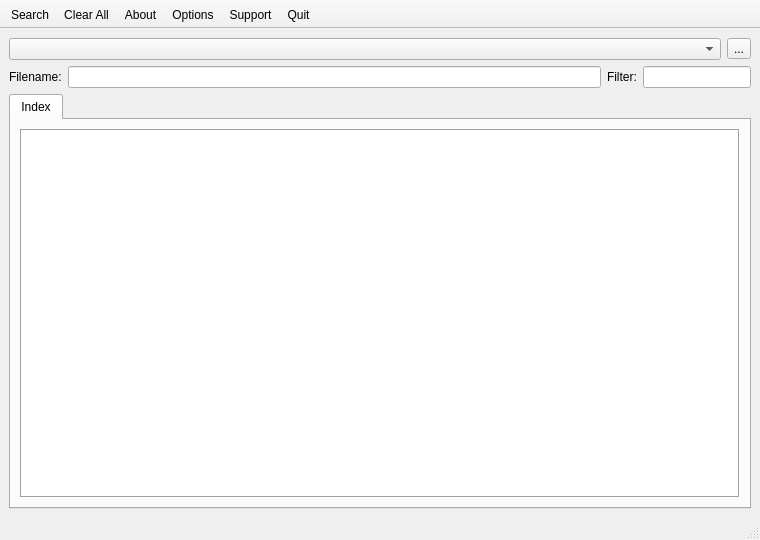
<?xml version="1.0" encoding="UTF-8"?>
<ui version="4.0">
 <author>David Sugar</author>
 <comment>** Copyright (C) 2011 David Sugar, Tycho Softworks
**
** This file is part of coastal-qt.
**
** Coastal-qt is free software: you can redistribute it and/or modify
** it under the terms of the GNU General Public License as published
** by the Free Software Foundation, either version 3 of the License, or
** (at your option) any later version.
**
** coastal-qt is distributed in the hope that it will be useful,
** but WITHOUT ANY WARRANTY; without even the implied warranty of
** MERCHANTABILITY or FITNESS FOR A PARTICULAR PURPOSE.  See the
** GNU General Public License for more details.
**
** You should have received a copy of the GNU General Public License
** along with coastal-qt.  If not, see &lt;http://www.gnu.org/licenses/&gt;.</comment>
 <class>MainWindow</class>
 <widget class="QMainWindow" name="MainWindow">
  <property name="geometry">
   <rect>
    <x>0</x>
    <y>0</y>
    <width>760</width>
    <height>540</height>
   </rect>
  </property>
  <property name="windowTitle">
   <string>Coastal Search</string>
  </property>
  <property name="windowIcon">
   <iconset resource="search.qrc">
    <normaloff>:/images/search.png</normaloff>:/images/search.png</iconset>
  </property>
  <property name="unifiedTitleAndToolBarOnMac">
   <bool>true</bool>
  </property>
  <widget class="QWidget" name="centralwidget">
   <layout class="QGridLayout" name="gridLayout_2">
    <item row="0" column="0">
     <layout class="QVBoxLayout" name="verticalLayout">
      <item>
       <layout class="QHBoxLayout" name="horizontalLayout">
        <item>
         <widget class="QComboBox" name="pathBox">
          <property name="sizePolicy">
           <sizepolicy hsizetype="Expanding" vsizetype="Fixed">
            <horstretch>0</horstretch>
            <verstretch>0</verstretch>
           </sizepolicy>
          </property>
         </widget>
        </item>
        <item>
         <widget class="QToolButton" name="pathButton">
          <property name="text">
           <string>...</string>
          </property>
         </widget>
        </item>
       </layout>
      </item>
      <item>
       <layout class="QGridLayout" name="gridLayout">
        <item row="0" column="3">
         <widget class="QLabel" name="label_3">
          <property name="text">
           <string>Filter:</string>
          </property>
         </widget>
        </item>
        <item row="0" column="1">
         <widget class="QLabel" name="label">
          <property name="text">
           <string>Filename:</string>
          </property>
         </widget>
        </item>
        <item row="0" column="2">
         <widget class="QLineEdit" name="searchName"/>
        </item>
        <item row="0" column="4">
         <widget class="QLineEdit" name="filterTypes">
          <property name="sizePolicy">
           <sizepolicy hsizetype="Preferred" vsizetype="Fixed">
            <horstretch>0</horstretch>
            <verstretch>0</verstretch>
           </sizepolicy>
          </property>
         </widget>
        </item>
       </layout>
      </item>
      <item>
       <widget class="QTabWidget" name="tabs">
        <property name="currentIndex">
         <number>0</number>
        </property>
        <widget class="QWidget" name="indexTab">
         <attribute name="title">
          <string>Index</string>
         </attribute>
         <layout class="QGridLayout" name="gridLayout_tab">
          <item row="0" column="0">
           <widget class="QTableView" name="indexView">
            <property name="frameShape">
             <enum>QFrame::Box</enum>
            </property>
            <property name="alternatingRowColors">
             <bool>true</bool>
            </property>
            <property name="showGrid">
             <bool>false</bool>
            </property>
            <property name="wordWrap">
             <bool>false</bool>
            </property>
            <attribute name="horizontalHeaderVisible">
             <bool>false</bool>
            </attribute>
            <attribute name="horizontalHeaderHighlightSections">
             <bool>false</bool>
            </attribute>
            <attribute name="horizontalHeaderStretchLastSection">
             <bool>true</bool>
            </attribute>
            <attribute name="verticalHeaderVisible">
             <bool>false</bool>
            </attribute>
            <attribute name="verticalHeaderDefaultSectionSize">
             <number>16</number>
            </attribute>
            <attribute name="verticalHeaderHighlightSections">
             <bool>false</bool>
            </attribute>
            <attribute name="verticalHeaderMinimumSectionSize">
             <number>19</number>
            </attribute>
           </widget>
          </item>
         </layout>
        </widget>
       </widget>
      </item>
     </layout>
    </item>
   </layout>
  </widget>
  <widget class="QStatusBar" name="statusbar"/>
  <widget class="QToolBar" name="toolBar">
   <property name="windowTitle">
    <string>toolBar</string>
   </property>
   <property name="movable">
    <bool>false</bool>
   </property>
   <attribute name="toolBarArea">
    <enum>TopToolBarArea</enum>
   </attribute>
   <attribute name="toolBarBreak">
    <bool>false</bool>
   </attribute>
   <addaction name="actionSearch"/>
   <addaction name="actionClear"/>
   <addaction name="actionAbout"/>
   <addaction name="actionOptions"/>
   <addaction name="actionSupport"/>
   <addaction name="actionQuit"/>
  </widget>
  <action name="actionReload">
   <property name="icon">
    <iconset theme="view-refresh">
     <normaloff/>
    </iconset>
   </property>
   <property name="text">
    <string>&amp;Reload</string>
   </property>
   <property name="iconVisibleInMenu">
    <bool>true</bool>
   </property>
  </action>
  <action name="actionQuit">
   <property name="icon">
    <iconset theme="application-exit">
     <normaloff/>
    </iconset>
   </property>
   <property name="text">
    <string>&amp;Quit</string>
   </property>
   <property name="iconVisibleInMenu">
    <bool>true</bool>
   </property>
  </action>
  <action name="actionClear">
   <property name="icon">
    <iconset theme="edit-clear">
     <normaloff/>
    </iconset>
   </property>
   <property name="text">
    <string>&amp;Clear All</string>
   </property>
   <property name="iconVisibleInMenu">
    <bool>true</bool>
   </property>
  </action>
  <action name="actionAbout">
   <property name="icon">
    <iconset theme="help-about">
     <normaloff/>
    </iconset>
   </property>
   <property name="text">
    <string>About</string>
   </property>
   <property name="iconVisibleInMenu">
    <bool>true</bool>
   </property>
  </action>
  <action name="actionSearch">
   <property name="icon">
    <iconset theme="system-search">
     <normaloff/>
    </iconset>
   </property>
   <property name="text">
    <string>&amp;Search</string>
   </property>
   <property name="iconVisibleInMenu">
    <bool>true</bool>
   </property>
  </action>
  <action name="actionSupport">
   <property name="icon">
    <iconset resource="../common/coastal.qrc">
     <normaloff>:/icons/web/github.png</normaloff>:/icons/web/github.png</iconset>
   </property>
   <property name="text">
    <string>Support</string>
   </property>
   <property name="iconVisibleInMenu">
    <bool>true</bool>
   </property>
  </action>
  <action name="actionView">
   <property name="text">
    <string>View</string>
   </property>
   <property name="toolTip">
    <string>View in Tab</string>
   </property>
  </action>
  <action name="actionOpen">
   <property name="text">
    <string>Open</string>
   </property>
  </action>
  <action name="actionOptions">
   <property name="icon">
    <iconset theme="preferences-desktop">
     <normaloff/>
    </iconset>
   </property>
   <property name="text">
    <string>&amp;Options</string>
   </property>
   <property name="iconVisibleInMenu">
    <bool>true</bool>
   </property>
  </action>
 </widget>
 <resources>
  <include location="../common/coastal.qrc"/>
  <include location="search.qrc"/>
 </resources>
 <connections/>
</ui>
